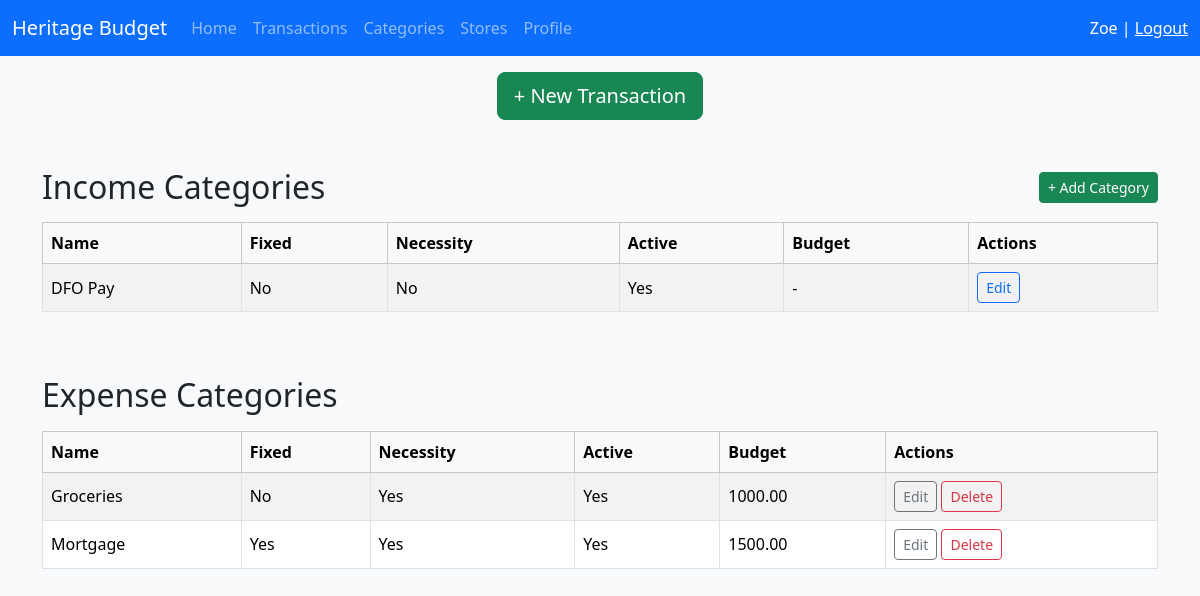
/categories/ (signed in), run on an earlier commit of the app's database.
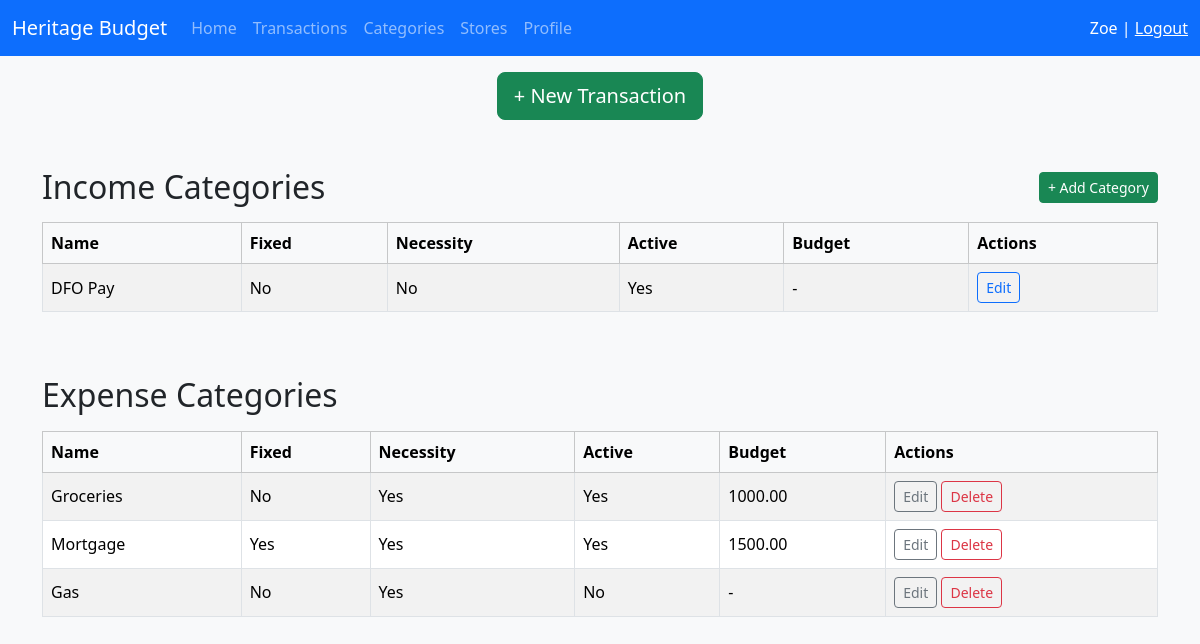
And on a later commit of the database.
### budget/models.py (models this page shows, shortened)
class Category(models.Model):
    household = models.ForeignKey(
        Household,
        on_delete=models.CASCADE,
        related_name="categories",
    )
    name = models.CharField(max_length=100)
    fixed = models.BooleanField(default=False)
    necessity = models.BooleanField(default=False)
    income_expense = models.CharField(
        max_length=2,
        choices=[('IN', 'Income'),('EX', 'Expense')],
        default='EX'
    )
    is_active = models.BooleanField(default=True)
    created_at = models.DateTimeField(auto_now_add=True)
    updated_at = models.DateTimeField(auto_now=True)
    deleted_at = models.DateTimeField(null=True, blank=True)

class Budget(models.Model):
    household = models.ForeignKey('Household', on_delete=models.CASCADE, related_name="budgets")
    category = models.ForeignKey('Category', on_delete=models.CASCADE, related_name="budgets")
    monthly_amount = models.DecimalField(max_digits=10, decimal_places=2)
    start_date = models.DateField(default=timezone.now)
    end_date = models.DateField(null=True, blank=True)
    created_at = models.DateTimeField(auto_now_add=True)
    updated_at = models.DateTimeField(auto_now=True)
    class Meta:
        unique_together = ('household', 'category', 'start_date')
        indexes = [
            models.Index(fields=['household', 'category', 'start_date']),
            models.Index(fields=['household', 'category', 'end_date']),
        ]
    @staticmethod
    def get_budget_for_month(household, category, year, month):
        month_start = date(year, month, 1)
        month_end = date(year, month, monthrange(year, month)[1])
        return Budget.objects.filter(
            household=household,
            category=category,
            start_date__lte=month_end
        ).filter(
            Q(end_date__gte=month_start) | Q(end_date__isnull=True)
        ).first()

### budget/views.py (the view)
# urls.py: path('categories/', views.category_list, name="category_list"),
@login_required
def category_list(request):
    household = request.user.familymember.household
    today = timezone.now().date()
    categories = Category.objects.filter(household=household, deleted_at__isnull=True).order_by('-is_active', 'name')
    income_categories = []
    expense_categories = []
    for cat in categories:
        budget = Budget.get_budget_for_month(household, cat, today.year, today.month)
        data = {
            'category': cat,
            'budget': budget.monthly_amount if budget else None
        }
        if cat.income_expense == 'IN':
            income_categories.append(data)
        else:
            expense_categories.append(data)
    return render(request, 'budget/category_list.html', {
        'income_categories': income_categories,
        'expense_categories': expense_categories
    })

### budget/models.py (called while the page is built)
    def __str__(self):
        return self.name

### budget/templates/budget/category_list.html (shortened to what this page needs)
{% extends "budget/base.html" %}
{% block content %}
<div class="d-flex justify-content-between align-items-center mb-3">
    <h2 class="mb-0">Income Categories</h2>
    <a href="{% url 'category_create' %}" class="btn btn-sm btn-success">
        + Add Category
    </a>
</div>
<div class="table-responsive mb-5">
    <table class="table table-striped table-bordered align-middle">
        <thead class="table-light">
            <tr>
                <th>Name</th>
                <th>Fixed</th>
                <th>Necessity</th>
                <th>Active</th>
                <th>Budget</th>
                <th>Actions</th>
            </tr>
        </thead>
        <tbody>
            {% for item in income_categories %}
            <tr>
                <td>{{ item.category.name }}</td>
                <td>{{ item.category.fixed|yesno:"Yes,No" }}</td>
                <td>{{ item.category.necessity|yesno:"Yes,No" }}</td>
                <td>{{ item.category.is_active|yesno:"Yes,No" }}</td>
                <td>{{ item.budget|default:"-" }}</td>
                <td>
                    <a href="{% url 'category_update' item.category.pk %}" class="btn btn-sm btn-outline-primary">
                        Edit
                    </a>
                </td>
            </tr>
            {% endfor %}
        </tbody>
    </table>
</div>
<h2 class="mb-3">Expense Categories</h2>
<div class="table-responsive">
    <table class="table table-striped table-bordered align-middle">
        <thead class="table-light">
            <tr>
                <th>Name</th>
                <th>Fixed</th>
                <th>Necessity</th>
                <th>Active</th>
                <th>Budget</th>
                <th>Actions</th>
            </tr>
        </thead>
        <tbody>
            {% for item in expense_categories %}
            <tr>
                <td>{{ item.category.name }}</td>
                <td>{{ item.category.fixed|yesno:"Yes,No" }}</td>
                <td>{{ item.category.necessity|yesno:"Yes,No" }}</td>
                <td>{{ item.category.is_active|yesno:"Yes,No" }}</td>
                <td>{{ item.budget|default:"-" }}</td>
                <td>
                    <a href="{% url 'category_update' item.category.pk %}" class="btn btn-sm btn-outline-secondary">Edit</a>
                    <button type="button" class="btn btn-sm btn-outline-danger" data-bs-toggle="modal" data-bs-target="#deleteCategoryModal{{ item.category.pk }}">
                        Delete
                    </button>
                </td>
            </tr>
            {% endfor %}
        </tbody>
    </table>
</div>
{% endblock %}

What changed in the data, as far as the page shows it:
added Category: category.name "Gas", category.fixed "No", category.necessity "Yes", category.is_active "No", budget "-", shown under "Expense Categories"
